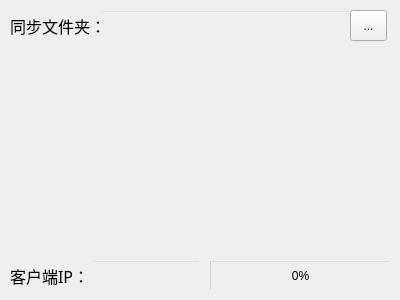
<?xml version="1.0" encoding="UTF-8"?>
<ui version="4.0">
 <class>MainServerWidget</class>
 <widget class="QWidget" name="MainServerWidget">
  <property name="geometry">
   <rect>
    <x>0</x>
    <y>0</y>
    <width>400</width>
    <height>300</height>
   </rect>
  </property>
  <property name="minimumSize">
   <size>
    <width>400</width>
    <height>300</height>
   </size>
  </property>
  <property name="maximumSize">
   <size>
    <width>400</width>
    <height>300</height>
   </size>
  </property>
  <property name="windowTitle">
   <string>Form</string>
  </property>
  <widget class="QTextEdit" name="textEdit">
   <property name="geometry">
    <rect>
     <x>10</x>
     <y>50</y>
     <width>381</width>
     <height>201</height>
    </rect>
   </property>
   <property name="styleSheet">
    <string notr="true">background-color: rgba(255, 255, 255, 0);</string>
   </property>
   <property name="readOnly">
    <bool>true</bool>
   </property>
  </widget>
  <widget class="QLineEdit" name="lineEdit_Dir">
   <property name="geometry">
    <rect>
     <x>100</x>
     <y>10</y>
     <width>251</width>
     <height>31</height>
    </rect>
   </property>
   <property name="font">
    <font>
     <family>楷体</family>
    </font>
   </property>
   <property name="styleSheet">
    <string notr="true">background-color: rgba(255, 255, 255, 0);</string>
   </property>
  </widget>
  <widget class="QToolButton" name="toolButton_ChoseDir">
   <property name="geometry">
    <rect>
     <x>350</x>
     <y>10</y>
     <width>37</width>
     <height>31</height>
    </rect>
   </property>
   <property name="text">
    <string>...</string>
   </property>
  </widget>
  <widget class="QLabel" name="label_2">
   <property name="geometry">
    <rect>
     <x>10</x>
     <y>10</y>
     <width>91</width>
     <height>31</height>
    </rect>
   </property>
   <property name="font">
    <font>
     <family>楷体</family>
     <pointsize>12</pointsize>
     <weight>50</weight>
     <bold>false</bold>
    </font>
   </property>
   <property name="text">
    <string>同步文件夹：</string>
   </property>
  </widget>
  <widget class="QLineEdit" name="lineEdit_ClientIP">
   <property name="geometry">
    <rect>
     <x>90</x>
     <y>260</y>
     <width>111</width>
     <height>31</height>
    </rect>
   </property>
   <property name="font">
    <font>
     <family>楷体</family>
    </font>
   </property>
   <property name="styleSheet">
    <string notr="true">background-color: rgba(255, 255, 255, 0);</string>
   </property>
  </widget>
  <widget class="QLabel" name="label">
   <property name="geometry">
    <rect>
     <x>10</x>
     <y>260</y>
     <width>81</width>
     <height>31</height>
    </rect>
   </property>
   <property name="font">
    <font>
     <family>楷体</family>
     <pointsize>12</pointsize>
     <weight>50</weight>
     <bold>false</bold>
    </font>
   </property>
   <property name="text">
    <string>客户端IP：</string>
   </property>
  </widget>
  <widget class="QProgressBar" name="progressBar">
   <property name="geometry">
    <rect>
     <x>210</x>
     <y>260</y>
     <width>181</width>
     <height>31</height>
    </rect>
   </property>
   <property name="styleSheet">
    <string notr="true">background-color: rgba(255, 255, 255, 0);</string>
   </property>
   <property name="value">
    <number>0</number>
   </property>
  </widget>
 </widget>
 <resources/>
 <connections/>
</ui>
